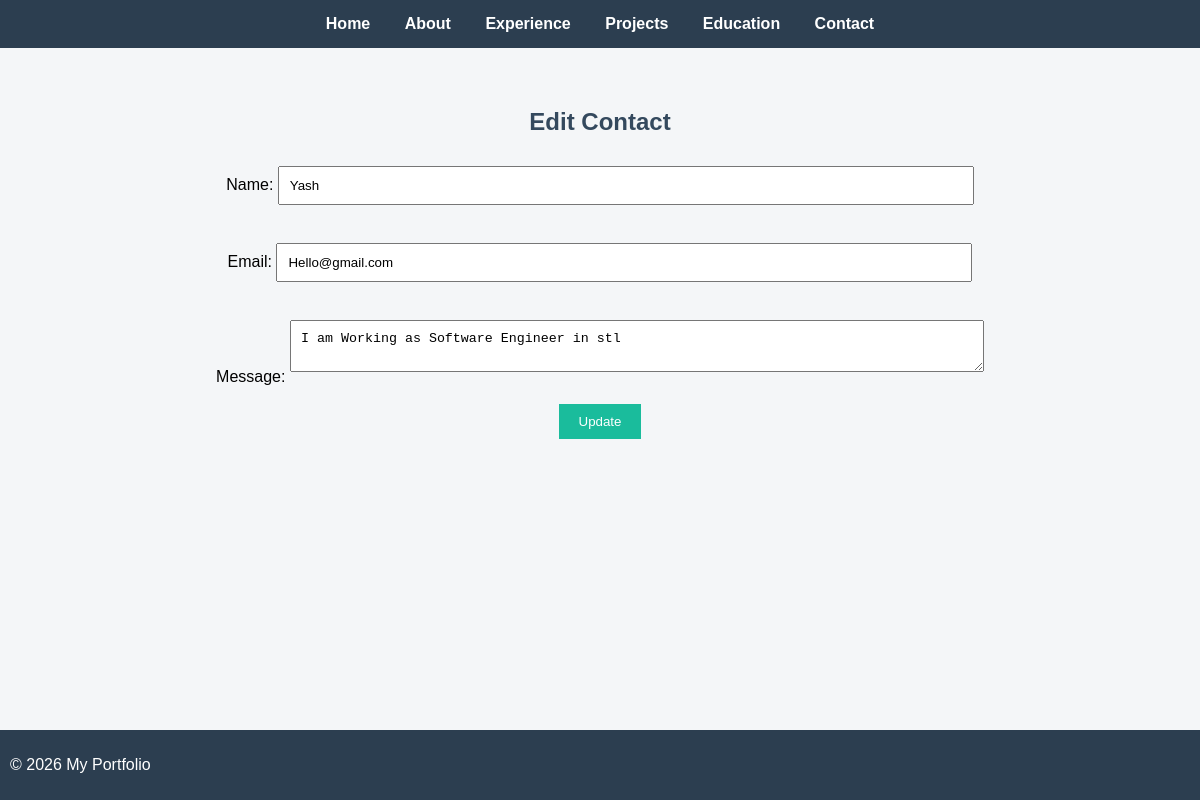
Page /edit/1/ on the committed database.
### resume/models.py (models this page shows, shortened)
class Contact(models.Model):
    name = models.CharField(max_length=100)
    email = models.EmailField()
    message = models.TextField()

### resume/views.py (the view)
# urls.py: path('edit/<int:id>/', views.edit_data, name='edit'),
def edit_data(request, id):
    data = Contact.objects.get(id=id)
    if request.method == 'POST':
        data.name = request.POST.get('name')
        data.email = request.POST.get('email')
        data.message = request.POST.get('message')
        data.save()
        return redirect('/show/')
    return render(request, 'edit.html', {'data': data})

### templates/edit.html (shortened to what this page needs)
{% extends 'base.html' %}
{% block content %}
<h2>Edit Contact</h2>
<form method="POST">
    Name: <input type="text" name="name" value="{{ data.name }}"><br><br>
    Email: <input type="email" name="email" value="{{ data.email }}"><br><br>
    Message: <textarea name="message">{{ data.message }}</textarea><br><br>
    <button type="submit">Update</button>
</form>
{% endblock %}

### static/css/style.css (style rules this page uses)
body { margin: 0; font-family: Arial, sans-serif; background-color: #f4f6f8; }
h2 { color: #34495e; }
button { background-color: #1abc9c; color: white; border: none; padding: 10px 20px; cursor: pointer; }
input, textarea { width: 60%; padding: 10px; margin: 10px 0; }

### rows in the picture
Contact: name "Yash", email "Hello@gmail.com", message "I am Working as Software Engineer in stl"
